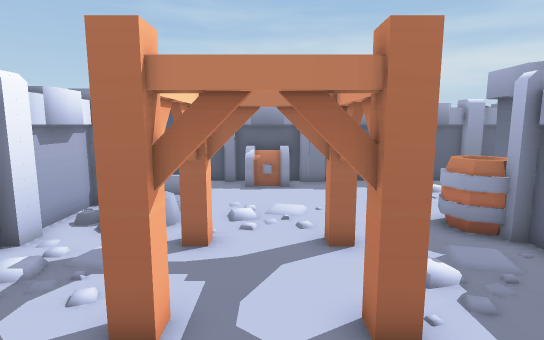
[1] (above)

12 first-person views from a walk through a Unity game level. The camera is 1.4 m above the floor, tilts 8° down and sees 80° across. The floor is counted in squares, 0.5 m on a side. Each view is taken from the middle of a square. On the plan, view 1 faces up. The plan holds only what a view shows up to about 20 squares ahead; the rest is blank. The place goes on beyond the plan. The player is left out.

[2]
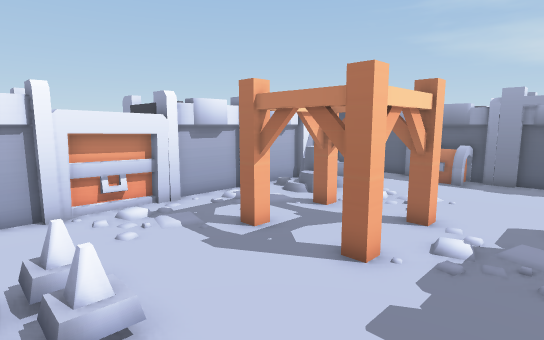

[3]
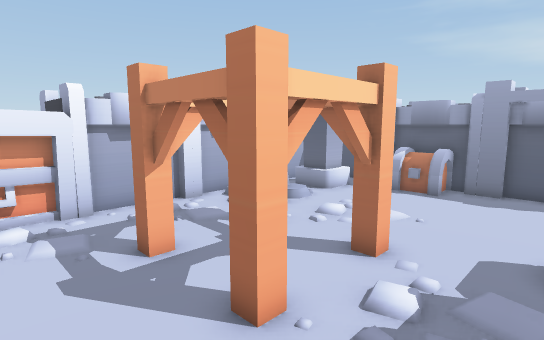

[4]
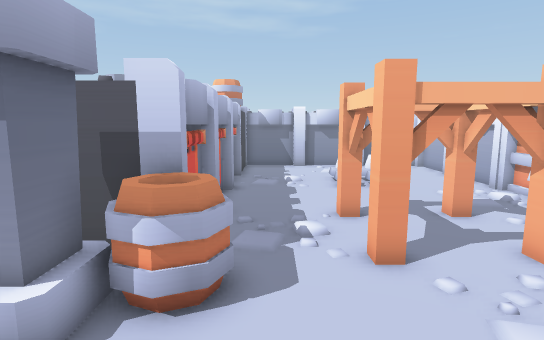

[5]
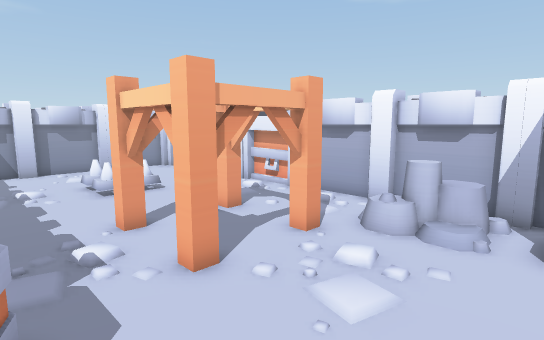

[6]
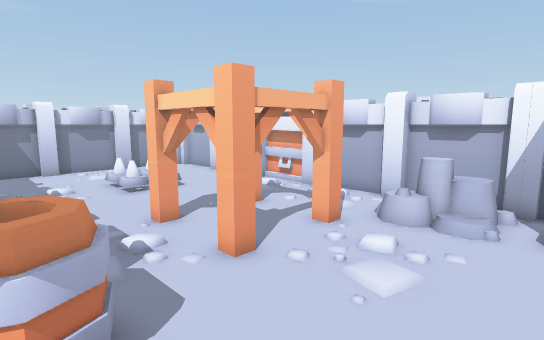

[7]
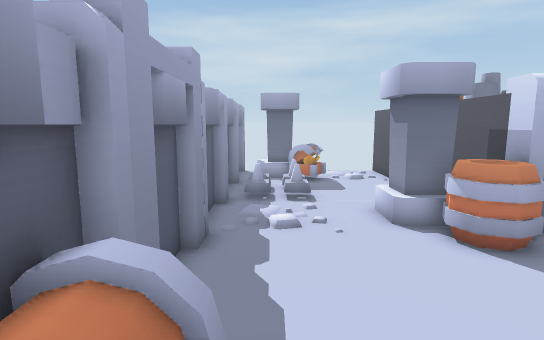

[8]
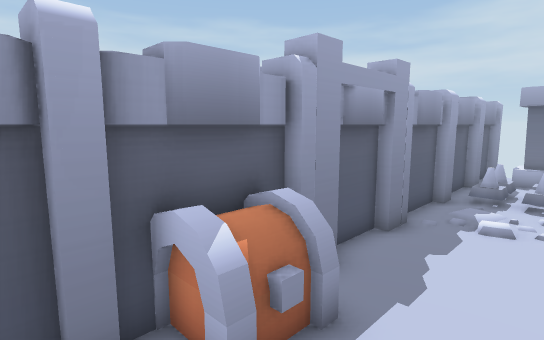

[9]
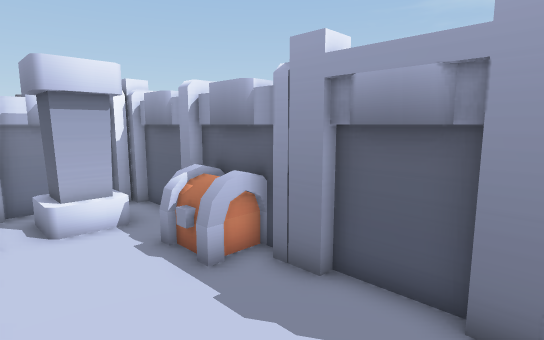

[10]
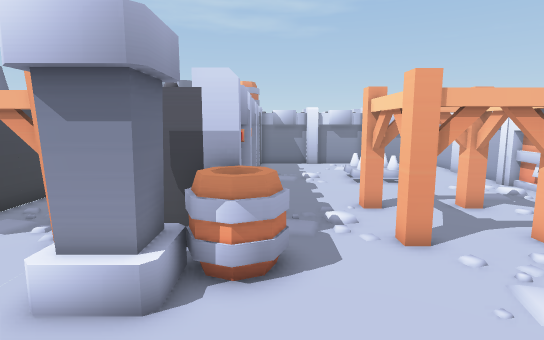

[11]
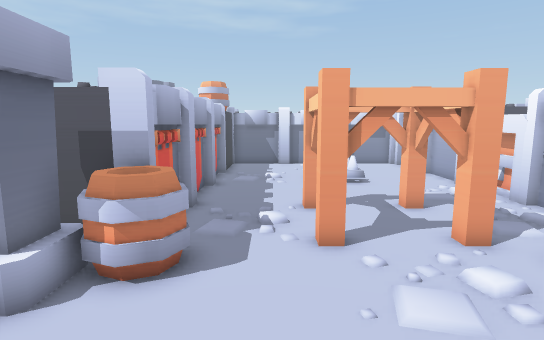

[12]
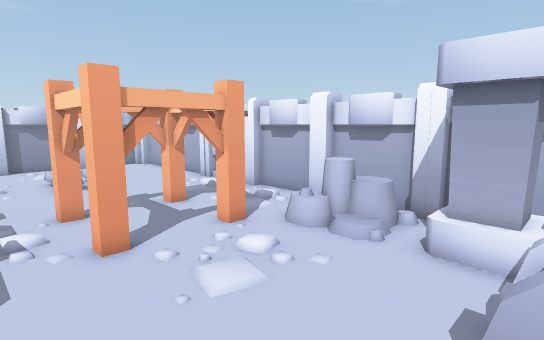

### Floor plan
Key: @ floor where view 1 was taken; # wall or solid block; . main floor; : floor 0.25 m higher than the main floor; + floor 0.5 m higher than the main floor; = window, fence, low wall or low ledge; ^ raised ledge; C chest; L column; G gate; S spikes; O other object.
Columns run from 8 left of view 1 to 12 right of it. Each row starts with its distance up from view 1.
 16   #^^^#CCC#####^^^#^^
 15   ^....CCC....... #:S
 14   ^LLL..............
 13   ^LLL.............:
 12   #.................
 11   ^OO:..............
 10   ^OO........==OO...
  9   ^.OO.......=^#O...
  8   #...OOOOO..=#^^^##
  7   ^...OOOOO...O     ^
  6   ^...O..OO...^    ^^
  5   ^...O..OO...O     ^
  4 ^^#...OOOOO...#
  3   G...........^
  2   G...........^
  1   G...........^
  0 ^G#.....@.....#
 -1   ^....+.:....^
 -2   ^....:::....^
 -3   ^...   .....^
 -4   #...   .....#
 -5   ^...   .....O
 -6   ^..    .....O
 -7         .....
 -8       #^^^#^^

Positions as (right, up) in squares from view 1, and headings:
1: (0, 0), facing up
2: (5, -2), facing up-left
3: (5, 1), facing up-left
4: (4, 14), facing down
5: (5, 13), facing down-left
6: (6, 13), facing down-left
7: (-2, 14), facing right
8: (-3, 12), facing up-right
9: (6, 11), facing up-left
10: (5, 15), facing down
11: (3, 15), facing down
12: (4, 15), facing down-left
